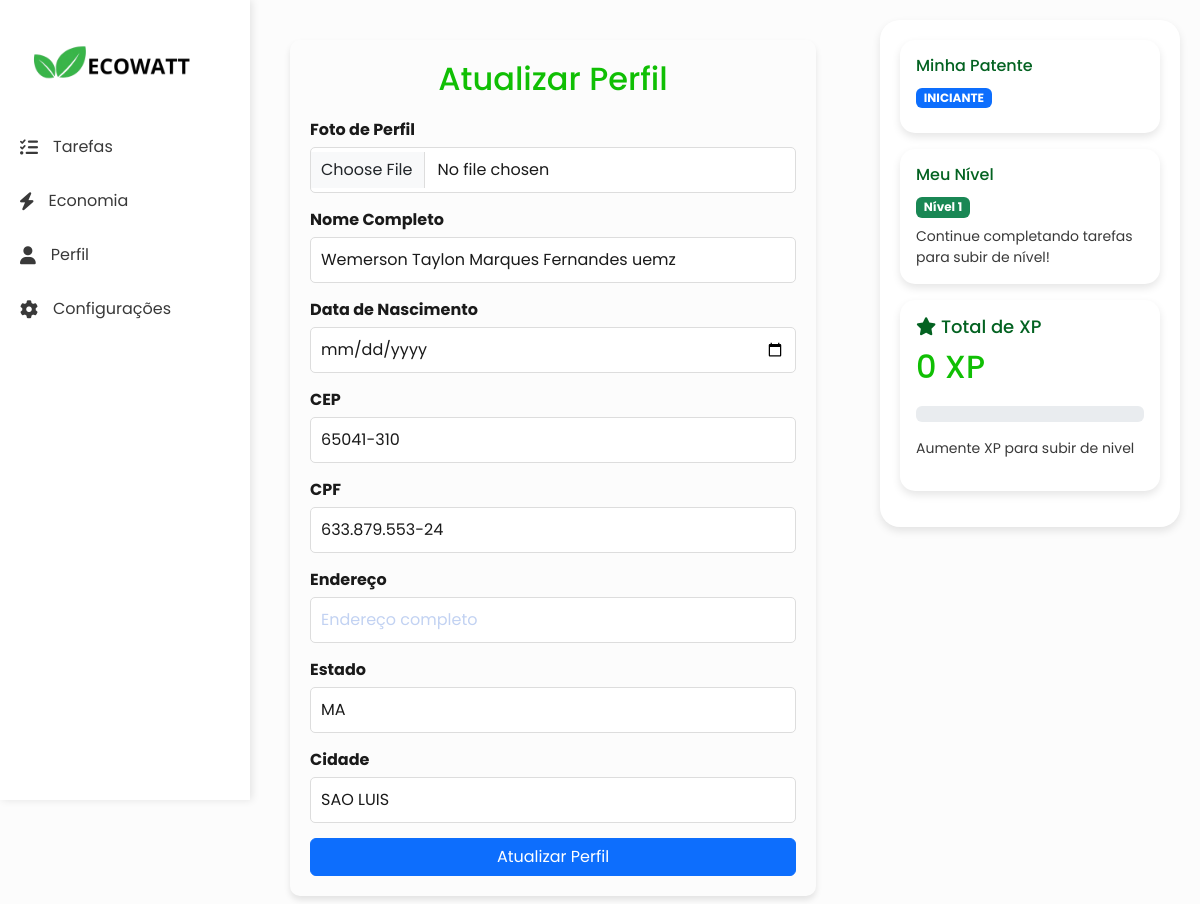
Before: /user/perfil/atualizar/ (signed in) with the older database file.
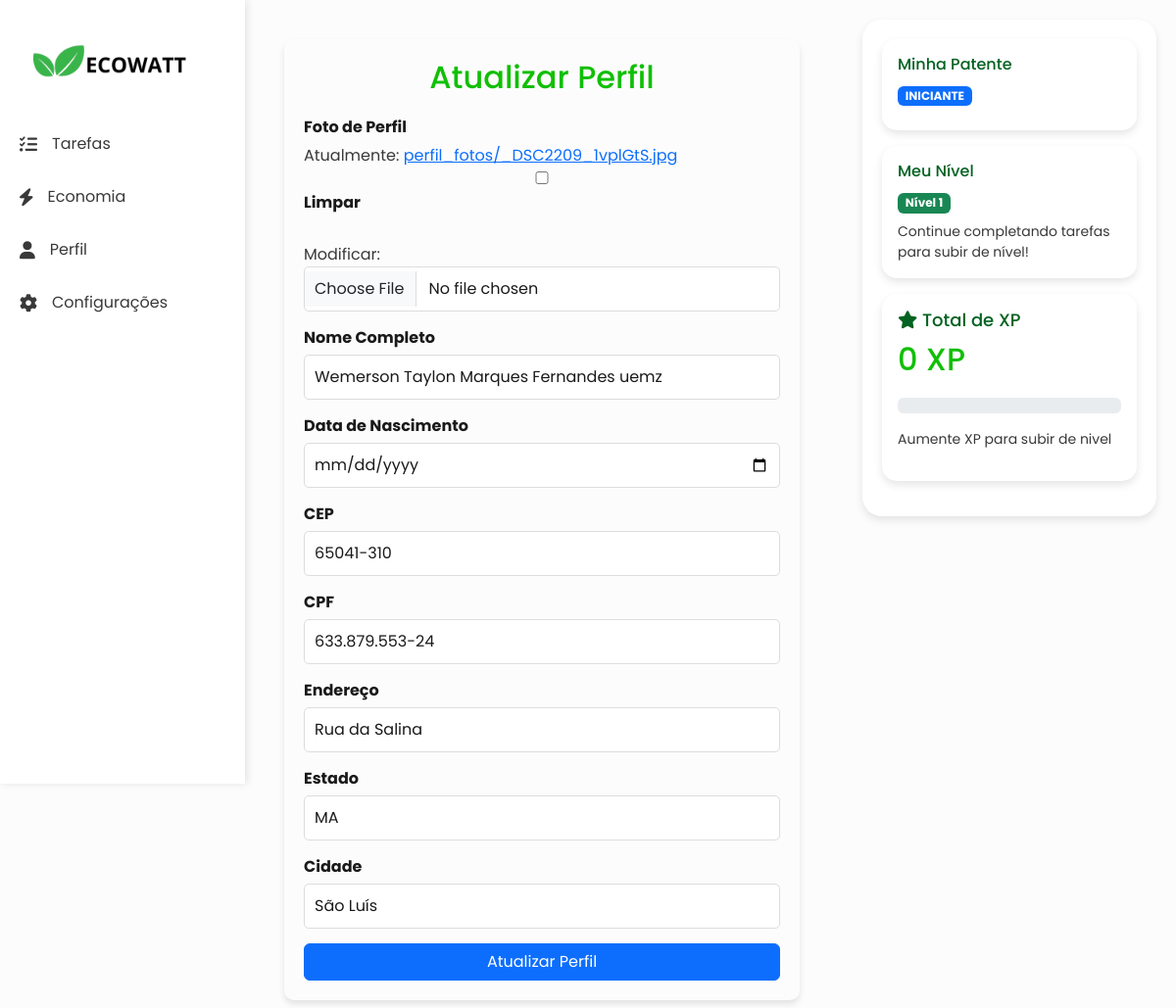
After: the same page with the newer database file.
### user/models.py (models this page shows, shortened)
class UserPerfil(models.Model):
    usuario = models.OneToOneField(
        User, on_delete=models.CASCADE, related_name='perfil_energia')
    nome_completo = models.CharField(max_length=220)
    foto = models.ImageField(upload_to='perfil_fotos/', blank=True,
                             null=True, help_text="Foto de perfil do usuário")
    cpf = models.CharField(max_length=14, help_text="CPF do usuário")
    data_nascimento = models.DateField(
        help_text="Data de nascimento do usuário", default=date(2007, 1, 1))
    cep = models.CharField(max_length=9, help_text="CEP do usuário")
    endereco = models.CharField(
        max_length=220, blank=True, null=True, help_text="Endereço completo")
    estado = models.CharField(
        max_length=2, blank=True, null=True, help_text="Estado da instalação (ex: PI)")
    cidade = models.CharField(
        max_length=100, blank=True, null=True, help_text="Cidade do usuário")
    token = models.CharField(max_length=255, blank=True,
                             null=True, help_text="Token de autenticação")

### dashboard/models.py (models this page shows, shortened)
class PerfilGamer(models.Model):
    user = models.OneToOneField(
        User, on_delete=models.CASCADE, related_name='perfil')
    nivel = models.PositiveIntegerField(default=1)  # Nível atual
    experiencia = models.PositiveIntegerField(default=0)  # XP acumulada
    patente = models.CharField(
        max_length=50, choices=PATENTES, default='INICIANTE')  # Patente atual
    def progresso_para_proximo_nivel(self):
        xp_necessario = 50  # XP necessário para subir de nível
        xp_atual = self.experiencia % xp_necessario  # XP acumulada no nível atual
        return (xp_atual / xp_necessario) * 100  # Retorna a porcentagem

### user/views.py (the view)
# urls.py: path('perfil/atualizar/', views.completar_perfil, name='completar-perfil'),
@login_required
def completar_perfil(request):
    try:
        perfil = request.user.perfil_energia
    except UserPerfil.DoesNotExist:
        perfil = UserPerfil(usuario=request.user)
    if request.method == "POST":
        form = UserPerfilForm(request.POST, request.FILES, instance=perfil)
        if form.is_valid():
            form.save()
            return redirect('perfil')  # Redirecionar para a página de perfil
    else:
        form = UserPerfilForm(instance=perfil)
    return render(request, 'completar_perfil.html', {'form': form})

### dashboard/context_processors.py (called while the page is built)
def dados_dashboard(request):
    if request.user.is_authenticated:
        perfil, created = PerfilGamer.objects.get_or_create(user=request.user)
        pontuacao_atual = perfil.experiencia
        patente = perfil.get_patente_display()
        return {
            'pontuacao_atual': pontuacao_atual,
            'patente': patente
        }
    return {}

### user/templates/completar_perfil.html (shortened to what this page needs)
{% extends 'dashboard.html' %}
{% load static %}
{% block link_extras %}
    <link rel="stylesheet" href="{% static 'css/user/form-perfil.css' %}" />
    <link rel="stylesheet" href="{% static 'css/user/css-global.css' %}" />
{% endblock %}
{% block main %}
<div class="perfil-container">
    <div class="perfil-info">
        <h2>Atualizar Perfil</h2>
        <form method="POST" enctype="multipart/form-data">
            <div class="form-group">
              <label for="id_foto">Foto de Perfil</label>
              {{ form.foto }}
          </div>
            <div class="form-group">
                <label for="id_nome_completo">Nome Completo</label>
                {{ form.nome_completo }}
            </div>
            <div class="form-group">
                <label for="id_data_nascimento">Data de Nascimento</label>
                {{ form.data_nascimento }}
            </div>
            <div class="form-group">
                <label for="id_cep">CEP</label>
                {{ form.cep }}
            </div>
            <div class="form-group">
                <label for="id_cep">CPF</label>
                {{ form.cpf }}
            </div>
            <div class="form-group">
                <label for="id_endereco">Endereço</label>
                {{ form.endereco }}
            </div>
            <div class="form-group">
                <label for="id_estado">Estado</label>
                {{ form.estado }}
            </div>
            <div class="form-group">
                <label for="id_cidade">Cidade</label>
                {{ form.cidade }}
            </div>
            <button type="submit" class="btn btn-primary">Atualizar Perfil</button>
        </form>
    </div>
</div>
{% endblock %}

### dashboard/templates/dashboard.html (shortened to what this page needs)
{% load static %}
<!DOCTYPE html>
<html lang="pt-BR">
  <head>
    {% block link_extras %}{% endblock %}
    <link
      href="https://cdn.jsdelivr.net/npm/bootstrap@5.3.0/dist/css/bootstrap.min.css"
      rel="stylesheet"
    />
    <link
      href="https://cdnjs.cloudflare.com/ajax/libs/font-awesome/6.0.0-beta3/css/all.min.css"
      rel="stylesheet"
    />
    <link rel="stylesheet" href="{% static 'css/dashboard/dashboard.css' %}" />
    <link rel="stylesheet" href="{% static 'css/css-global.css' %}" />
  </head>
  <body>
    <div class="sidebar">
      <img
        class="logomarca"
        src="{% static 'img/main_pages/ECOWATT.png' %}"
        alt=""
      />
      <a href="{% url 'dashboard' %}"><i class="fas fa-tasks"></i> Tarefas</a>
      <a href="{% url 'pagina-economia' %}"><i class="fas fa-bolt"></i> Economia</a>
      <a href="{% url 'perfil' %}"><i class="fas fa-user"></i> Perfil</a>
      <a href="#"><i class="fas fa-cog"></i> Configurações</a>
    </div>
    <div class="main-content">
      <div class="row">
        <div class="col-md-8">
          {% block main %}{% endblock %}
        </div>
        <div class="col-md-4">
          <div class="right-panel">
            <div class="card mb-3">
              <div class="card-body">
                <h5 class="card-title">Minha Patente</h5>
                <div class="patente-badge">
                  <span class="badge bg-primary"
                    >{{ request.user.perfil.patente }}</span
                  >
                </div>
              </div>
            </div>
            <div class="card mb-3">
              <div class="card-body">
                <h5 class="card-title">Meu Nível</h5>
                <div class="nivel-badge">
                  <span class="badge bg-success"
                    >Nível {{ request.user.perfil.nivel }}</span
                  >
                </div>
                <p class="card-text mt-2">
                  Continue completando tarefas para subir de nível!
                </p>
              </div>
            </div>
            <div class="card mb-3">
              <div class="card-body">
                <h4><i class="fas fa-star"></i> Total de XP</h4>
                <h2>{{ request.user.perfil.experiencia }} XP</h2>
                <div class="progress mb-3">
                </div>
                <p>Aumente XP para subir de nivel</p>
              </div>
            </div>
          </div>
        </div>
      </div>
    </div>
  </body>
</html>

### static/css/user/form-perfil.css (style rules this page uses)
.perfil-container { display: flex; justify-content: center; align-items: center; width: 100%; gap: 30px; padding: 20px; }
.perfil-info form { width: 100%; display: flex; flex-direction: column; }
.perfil-info { padding: 20px; border-radius: 10px; box-shadow: 0 4px 6px rgba(0, 0, 0, 0.1); color: var(--text-gray); width: 100%; }
.perfil-info h2 { margin-bottom: 20px; text-align: center; color: var(--green-accent); }
.form-group { margin-bottom: 15px; }
.form-group label { display: block; margin-bottom: 5px; color: #1a1a1a; font-weight: bold; }
.form-group input { width: 100%; padding: 10px; border: 1px solid #ddd; border-radius: 5px; color: #1a1a1a; font-size: 1rem; }
.form-group input::placeholder { color: #c2d2f2; }

### static/css/css-global.css (style rules this page uses)
:root { --green-light: #4db9db; --gray-light:#e6e6e6; --text-gray:#393939; --blue-button:#0d6efd; --blue-button-hover:#6bb1e4; --text-gray-light:#ddd; --green-medium-light: #4bc954; --green-dark: #067302; --green-very-dark: #036221; --green-accent: #10bf04; }

### static/css/dashboard/dashboard.css (style rules this page uses)
html, body { height: 100%; margin: 0; padding: 0; font-family: "Poppins", sans-serif; background-color: #fcfcfc; }
.logomarca { width: 200px; height: 100px; object-fit: cover; }
.sidebar { width: 250px; height: 100vh; position: fixed; padding: 20px 10px; box-shadow: 2px 0 8px rgba(0, 0, 0, 0.1); background-color: white; }
.sidebar a { display: flex; align-items: center; padding: 15px 10px; color: var(--text-gray); text-decoration: none; font-size: 16px; border-radius: 10px; transition: background-color 0.3s, transform 0.2s; }
.sidebar i { margin-right: 15px; font-size: 18px; }
.main-content { margin-left: 250px; padding: 20px; display: flex; gap: 20px; align-items: flex-start; }
.col-md-8 { flex: 2; width: 100%; }
.col-md-4 { width: 300px; flex-shrink: 0; }
.row { display: flex; gap: 20px; width: 100%; }
.col-md-4 { width: 300px; }
.right-panel { position: fixed; top: 20px; right: 20px; width: 300px; background-color: white; border-radius: 20px; box-shadow: 0 4px 8px rgba(0, 0, 0, 0.1); padding: 20px; max-height: calc(100vh - 40px); overflow-y: auto; }
.right-panel .card { border: none; border-radius: 15px; box-shadow: 0 4px 8px rgba(0, 0, 0, 0.1); }
.right-panel h4 { color: var(--green-very-dark); font-size: 18px; margin-bottom: 10px; }
.right-panel h2 { color: var(--green-accent); font-size: 32px; margin-bottom: 20px; }
.right-panel h5 { color: var(--green-very-dark); font-size: 16px; margin-bottom: 10px; }
.right-panel p { color: var(--text-gray); font-size: 14px; }

Changed rows visible on the page:
changed UserPerfil "Wemerson Taylon Marques Fernandes uemz": endereco (not shown) → "Rua da Salina"; cidade "SAO LUIS" → "São Luís"
Other visible differences:
form field foto: (not shown) → "☐"
text now shown: "Atualmente: perfil_fotos/_DSC2209_1vplGtS.jpg Limpar Modificar:"
